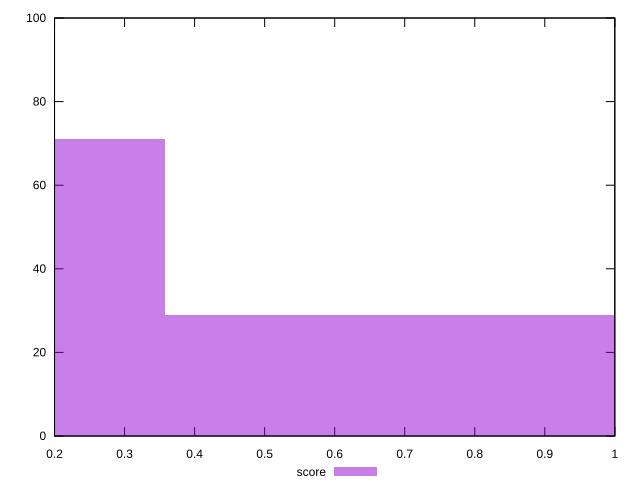

Generate this figure with gnuplot:
reset

$score <<EOF
0.7145788401509385 29
0 71
EOF

set key outside below
set boxwidth 0.7145788401509385
set xrange [0.2:1]
set yrange [0:100]
set trange [0:100]
set style fill transparent solid 0.5 noborder
set terminal svg size 640, 490 enhanced background rgb 'white'
set output "report_00014_2021-02-09T15:56:05.503Z/uses-rel-preload/samples/pages/score/histogram.svg"

plot $score title "score" with boxes

reset
